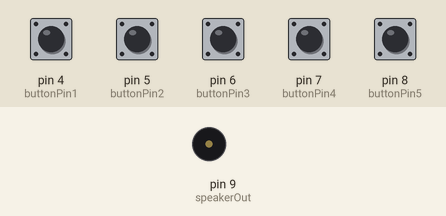
A sketch run on a simulated Arduino Uno, built with avr-gcc and run on an emulated ATmega328P. Shown: buzzer (waves = sounding). Inputs (shaded band) come from the test bench; at power-on: pin 4 (buttonPin1), pin 5 (buttonPin2), pin 6 (buttonPin3), pin 7 (buttonPin4), pin 8 (buttonPin5) HIGH.

Above: at 1.2 s.
1.3 s: pin 4 (buttonPin1) pulled LOW for 0.15 s
At 2.6 s:
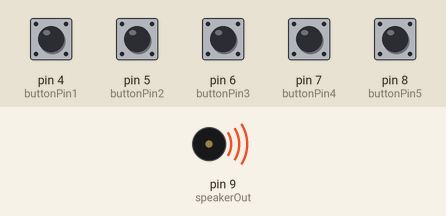
4.4 s: pin 5 (buttonPin2) pulled LOW for 0.15 s
At 7.3 s:
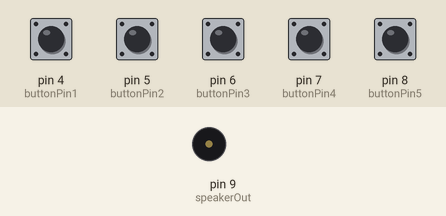
7.5 s: pin 5 (buttonPin2) pulled LOW for 1 s
At 8.3 s:
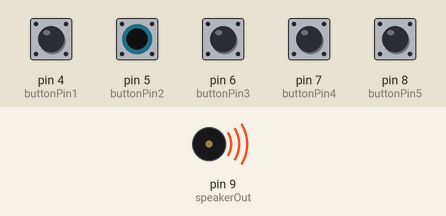
11.5 s: pin 4 (buttonPin1) pulled LOW for 1 s
At 15.4 s:
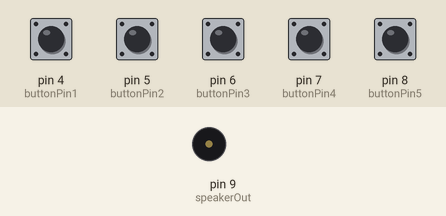
Timing chart, 0 to 16.5 s (numbered marks = the images above; inputs shaded):
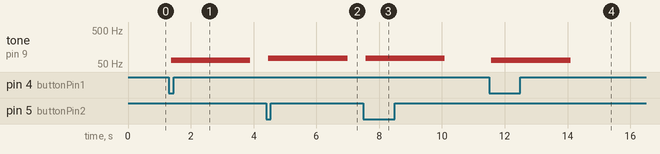

Measured:
- after the input at 1.3 s, tone on pin 9 (speakerOut): silent → 65 Hz after 0.08 s, → silent 2.5 s later
- after the input at 4.4 s, tone on pin 9 (speakerOut): silent → 73 Hz after 0.07 s, → silent 2.5 s later
- after the input at 7.5 s, tone on pin 9 (speakerOut): silent → 73 Hz after 0.07 s, → silent 2.5 s later
- after the input at 11.5 s, tone on pin 9 (speakerOut): silent → 65 Hz after 0.08 s, → silent 2.5 s later

The sketch:

vibrakaxa.ino
```cpp
#define  c2    15384
#define  d2    13698
#define  e2    12195
#define  g2    10204
#define  a2    9090
#define  R     0

const int buttonPin1 = 4;
const int buttonPin2 = 5;
const int buttonPin3 = 6;
const int buttonPin4 = 7;
const int buttonPin5 = 8;

int buttonState1 = 0;
int buttonState2 = 0;
int buttonState3 = 0;
int buttonState4 = 0;
int buttonState5 = 0;

int speakerOut = 9;

long tempo = 10000;
long duration  = 0;
int rest_count = 50;
int toneM = 0;
int beat = 0;

void setup() {
  pinMode(buttonPin1, INPUT);
  pinMode(buttonPin2, INPUT);
  pinMode(buttonPin3, INPUT);
  pinMode(buttonPin4, INPUT);
  pinMode(buttonPin5, INPUT);
  pinMode(speakerOut, OUTPUT);
}

void playTone() {

  long elapsed_time = 0;

  if (toneM > 0) {
    while (elapsed_time < duration) {
      digitalWrite(speakerOut, HIGH);
      delayMicroseconds(toneM / 2);
      digitalWrite(speakerOut, LOW);
      delayMicroseconds(toneM / 2);
      elapsed_time += (toneM);
    }
  } else {
    for (int j = 0; j < rest_count; j++) {
      delayMicroseconds(duration);
    }
  }
}

void loop() {

  buttonState1 = digitalRead(buttonPin1);
  buttonState2 = digitalRead(buttonPin2);
  buttonState3 = digitalRead(buttonPin3);
  buttonState4 = digitalRead(buttonPin4);
  buttonState5 = digitalRead(buttonPin5);

  if (buttonState1 == LOW) {
    toneM = c2;
    beat = 256;
    duration = beat * tempo;
    playTone();
  } else if (buttonState2 == LOW) {
    toneM = d2;
    beat = 256;
    duration = beat * tempo;
    playTone();
  } else if (buttonState3 == LOW) {
    toneM = e2;
    beat = 256;
    duration = beat * tempo;
    playTone();
  } else if (buttonState4 == LOW) {
    toneM = g2;
    beat = 256;
    duration = beat * tempo;
    playTone();
  } else if (buttonState5 == LOW) {
    toneM = a2;
    beat = 256;
    duration = beat * tempo;
    playTone();
  } else {
    digitalWrite(speakerOut, HIGH);
  }
}
```
